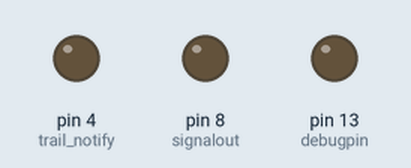
A sketch run on a simulated Arduino Uno, built with avr-gcc and run on an emulated ATmega328P. On the bench: output pins drawn as LEDs (lit = HIGH). What the sketch prints to the serial monitor is not drawn.

Above: at 0.5 s.
At 25.02 s:
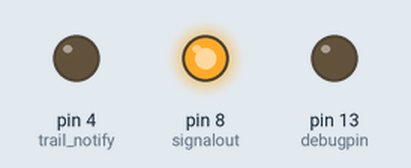
At 40.02 s:
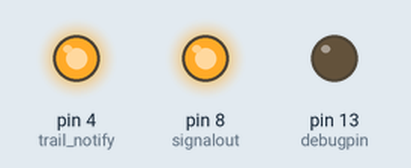
At 48.5 s:
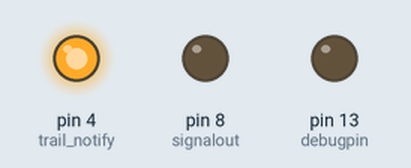
Timing chart, 0 to 63.7 s (numbered marks = the images above):
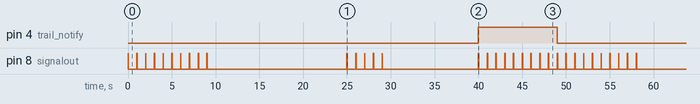

Measured:
- by itself, pin 4 (trail_notify): alternates HIGH for 9.0 s and LOW for 40.0 s
- by itself, pin 8 (signalout): repeats every 49.0 s: HIGH 0.05 s, LOW 16.0 s, 4 × (HIGH 0.05 s, LOW 0.95 s), HIGH 0.05 s, LOW 11.0 s, 18 × (HIGH 0.05 s, LOW 0.95 s)
- by itself, everything shown: repeats every 49.0 s, in 49 steps

The sketch:

Signal_Sender_without_control.ino
```cpp
int signalout = 8;
int debugpin = 13;
int lststate = HIGH;
int is_check_pin = 3;
int is_not_check_pin = 5;
int idno_in1 = 6;
int idno_in2 = 7;
int trail_notify = 4;
void setup() {
  // put your setup code here, to run once:
  pinMode(signalout, OUTPUT);
  pinMode(debugpin, OUTPUT);
  pinMode(is_check_pin, INPUT);
  pinMode(is_not_check_pin, INPUT);
  pinMode(idno_in1, INPUT);
  pinMode(idno_in2, INPUT);
  pinMode(trail_notify, OUTPUT);
  Serial.begin(9600);
}

void loop() {
    Serial.print("normal@id ");
    sendNormal();
        Serial.print("preamble ");
    sendPreamble();
        Serial.print("sendid ");
    sendNodeID(4);
        Serial.print("postable ");
    senPostable();
        Serial.print("trail ");
        digitalWrite(trail_notify, HIGH);
    sendTrail();
      digitalWrite(trail_notify, LOW);
    Serial.println("Done");


}
void sendTrail() {

  int i = 0;

  for (i = 0; i < 9; i++) {
    sendOne();
  }

}

void sendNormal() {
  int i = 0;
  for (i = 0; i < 10; i++) {
    sendOne();
  }
}
void sendPreamble() {
  int i = 0;
  for (i = 0; i < 15; i++) {
    sendZero();
  }

}

void senPostable() {
  int i = 0;
  for (i = 0; i < 10; i++) {
    sendZero();
  }

}


void sendNodeID(int x) {
  int i = 0;

  for (i = 0; i <= x; i++) {
    sendOne();
  }

}

void sendOne() {
  digitalWrite(signalout, HIGH);
  delay(50);
  digitalWrite(signalout, LOW);
  delay(950);
}

void sendZero() {
  digitalWrite(signalout, LOW);
  delay(50);
  digitalWrite(signalout, LOW);
  delay(950);
}
```
